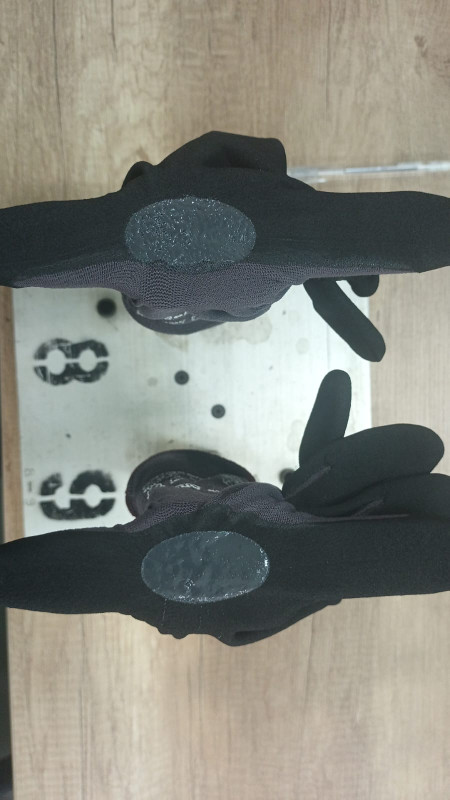
#> input picture glove_cv_project/pictures/3.jpg, 899 x 1599 px, given as the content of the folder ../pictures/3.jpg, which was not available (shown at 1/2 size)
$ jupyter execute experiments.ipynb
#> lines starting #> are read from the running program, lines starting #| are printed output that depends on the picture
[cell 1]
"""Simple converter: convert all images in a folder to grayscale and show them.
Usage: python src/convert_to_grayscale.py -i "path/to/folder" --show-all --delay 800 --save -o "out_folder"
"""
import os
import glob
import argparse
import cv2

IMAGE_EXTENSIONS = {'.jpg', '.jpeg', '.png', '.bmp', '.tif', '.tiff', '.webp'}


def is_image(p):
    return os.path.splitext(p)[1].lower() in IMAGE_EXTENSIONS


def convert_and_show(folder, show_all=True, delay=800, save=False, out=None):
#> called with folder = '../pictures/3.jpg', show_all = False, delay = 800, save = False
    pattern = os.path.join(folder, '*')
    files = sorted([p for p in glob.glob(pattern) if os.path.isfile(p) and is_image(p)])
    if not files:
        print('No image files found in', folder)
        return
    if save and out:
        os.makedirs(out, exist_ok=True)

    for i, path in enumerate(files, start=1):
        name = os.path.basename(path)
        img = cv2.imread(path)
#> img is the input picture: shape (1599, 899, 3); mean B, G, R 126, 134.5, 133.5
        if img is None:
            print('Skipping (read error):', name)
            continue
        gray = cv2.cvtColor(img, cv2.COLOR_BGR2GRAY)
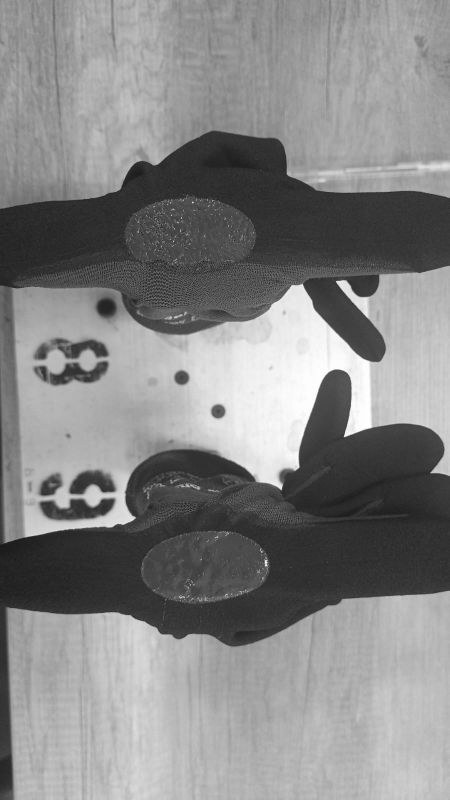
#> gray: shape (1599, 899) (shown at 1/2 size); min 5, max 255, mean 133.3
        print(f'[{i}/{len(files)}] {name} -> grayscale')
        if save and out:
            cv2.imwrite(os.path.join(out, name), gray)
        if show_all:
            win = f'Gray: {name}'
            cv2.imshow(win, gray)
            key = cv2.waitKey(delay) & 0xFF
            cv2.destroyWindow(win)
            if key == ord('q'):
                print('User requested quit')
                break


if __name__ == '__main__':
    parser = argparse.ArgumentParser()
    parser.add_argument('-i', '--input', required=True)
    parser.add_argument('--show-all', action='store_true', default=False)
    parser.add_argument('--delay', type=int, default=800)
    parser.add_argument('--save', action='store_true', default=False)
    parser.add_argument('-o', '--output', default=None)
    args = parser.parse_args()

    convert_and_show(args.input, show_all=args.show_all, delay=args.delay, save=args.save, out=args.output)


$ run again, on glove_cv_project/pictures/4.jpg
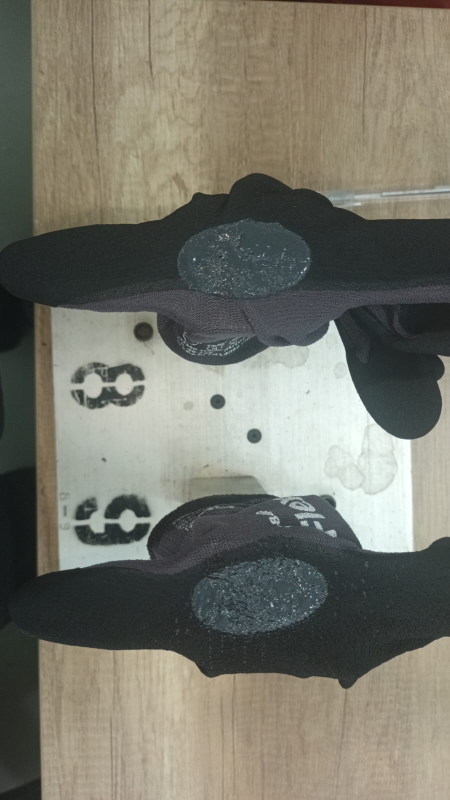
#> input picture glove_cv_project/pictures/4.jpg, 899 x 1599 px, given as the content of the folder ../pictures/4.jpg, which was not available (shown at 1/2 size)
#> in convert_and_show, img is the input picture: shape (1599, 899, 3); mean B, G, R 106.9, 118, 119.1
#> in convert_and_show, `gray = cv2.cvtColor(img, cv2.COLOR_BGR2GRAY)`:
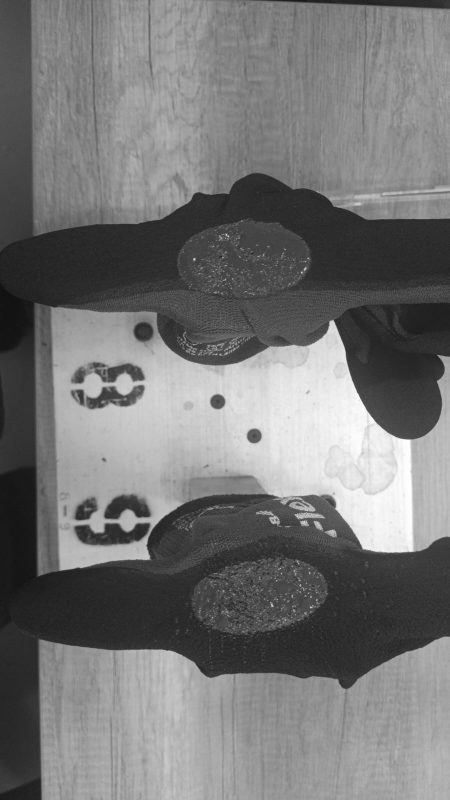
#> gray: shape (1599, 899) (shown at 1/2 size); min 14, max 254, mean 117.1

$ run again, on glove_cv_project/pictures/5.jpg
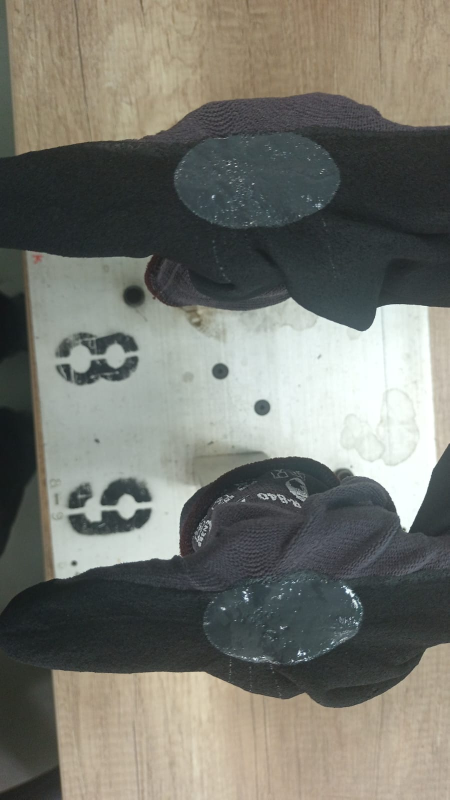
#> input picture glove_cv_project/pictures/5.jpg, 899 x 1599 px, given as the content of the folder ../pictures/5.jpg, which was not available (shown at 1/2 size)
#> in convert_and_show, img is the input picture: shape (1599, 899, 3); mean B, G, R 110.5, 118.4, 117.6
#> in convert_and_show, `gray = cv2.cvtColor(img, cv2.COLOR_BGR2GRAY)`:
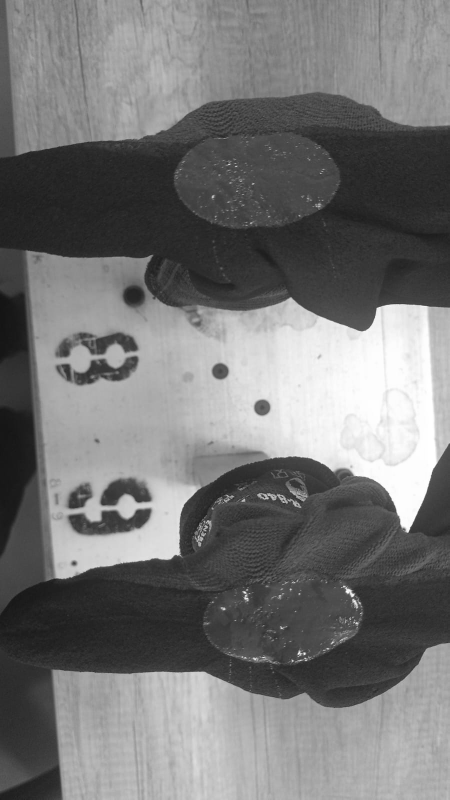
#> gray: shape (1599, 899) (shown at 1/2 size); min 19, max 255, mean 117.2
